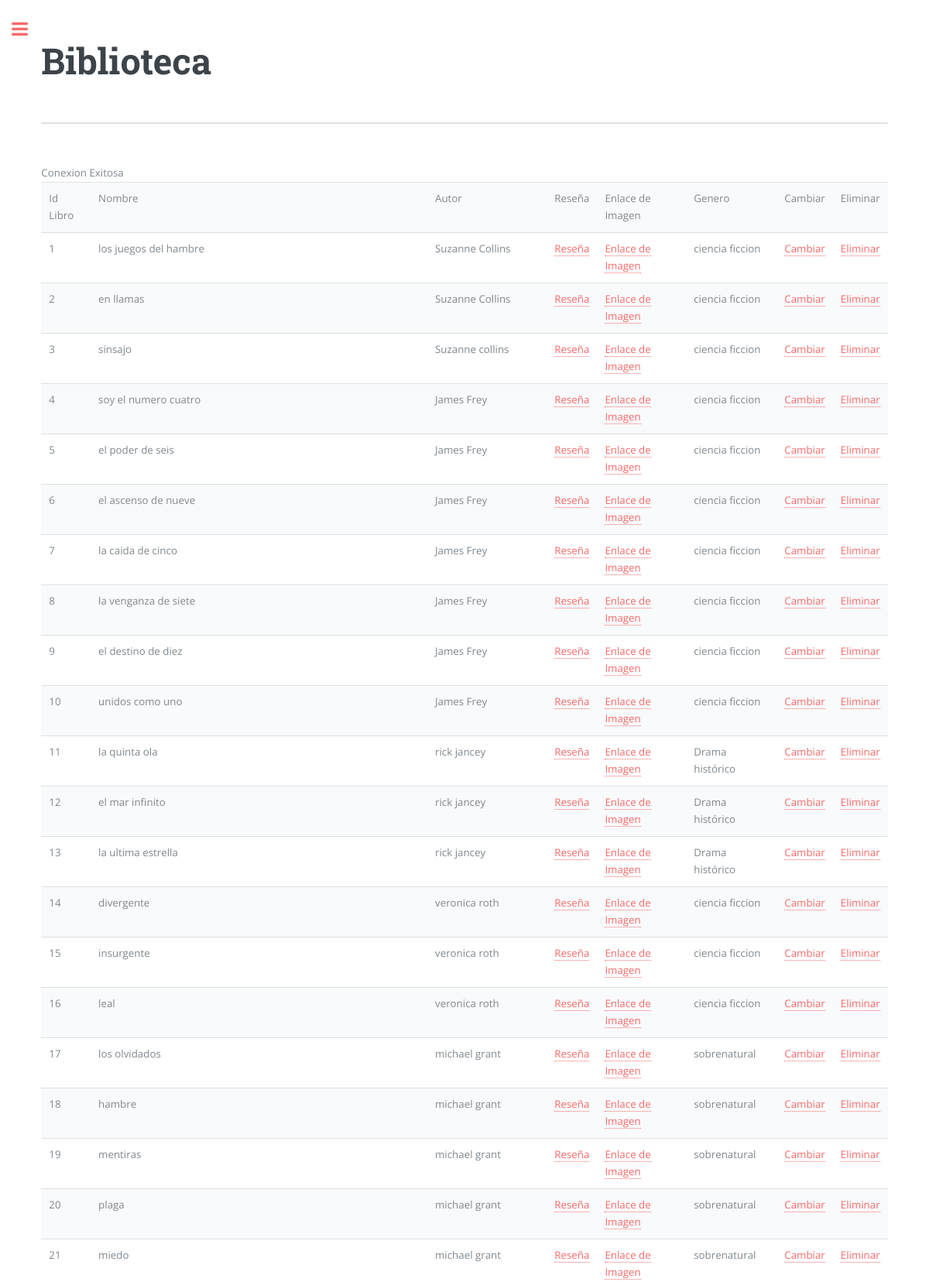
The app's page /change_book.php (upper part) with its own data.
### tables this page shows
CREATE TABLE `books` (
  `id_book` int(11) NOT NULL,
  `name` varchar(100) NOT NULL,
  `author` varchar(25) DEFAULT NULL,
  `reviews` varchar(100) DEFAULT NULL,
  `read_down` varchar(100) DEFAULT NULL,
  `id_gender` int(11) DEFAULT NULL
);

CREATE TABLE `gender` (
  `id_gender` int(11) NOT NULL,
  `gender` varchar(20) NOT NULL
);

### change_book.php (the view, shortened to what this page needs)
<!DOCTYPE HTML>
<html>
	<head>
		<link rel="stylesheet" href="assets/css/main.css" />
	</head>
	<body>
			<div id="wrapper">
					<div id="main">
						<div class="inner">
								<section id="banner">
									<div class="content">
										<header>
											<h1>Biblioteca</h1>
										</header>
									</div>
								</section>
								<section>
<?php
$conexion = mysqli_connect("localhost", "root", "", "library");
if ($conexion) {
    echo 'Conexion Exitosa';
} else {
    echo 'Problemas Al Conectar';
}
$consulta = "select * from books";
$datos = mysqli_query($conexion, $consulta);
echo "<table border='solid'>";
echo "<tr><td>Id Libro</td><td>Nombre</td><td>Autor</td><td>Reseña</td><td>Enlace de Imagen</td><td>Genero</td><td>Cambiar</td><td>Eliminar</td></tr>";
while ($row = mysqli_fetch_array($datos)) {
	$genero = "select * from gender where id_gender=". $row['id_gender'];
	$id_genero = mysqli_query($conexion, $genero);
    echo '<tr>';
    echo "<td>" . $row['id_book'] . "</td>";
    echo "<td>" . $row['name'] . "</td>";
    echo "<td>" . $row['author'] . "</td>";
    echo "<td><a href=".$row['reviews'].">Reseña</a></td>";
    echo "<td><a href=".$row['read_down'].">Enlace de Imagen</a></td>";
    while($data = mysqli_fetch_array($id_genero)){
		echo "<td>" . $data['gender'] . "</td>";
	}
    echo "<td><a href='changes_b.php?codBook=".$row['id_book']."'>Cambiar</a></td>";
	echo "<td><a href='drop_book.php?codBook=".$row['id_book']."'>Eliminar</a></td>";
}
echo '</table>';
?>
								</section>
						</div>
					</div>
			</div>
	</body>
</html>

### assets/css/main.css (style rules this page uses)
html, body, div, span, applet, object, iframe, h1, h2, h3, h4, h5, h6, p, blockquote, pre, a, abbr, acronym, address, big, cite, code, del, dfn, em, img, ins, kbd, q, s, samp, small, strike, strong, sub, sup, tt, var, b, u, i, center, dl, dt, dd, ol, ul, li, fieldset, form, label, legend, table, caption, tbody, tfoot, thead, tr, th, td, article, aside, canvas, details, embed, figure, figcaption, footer, header, hgroup, menu, nav, output, ruby, section, summary, time, mark, audio, video { margin: 0; padding: 0; border: 0; font-size: 100%; font: inherit; vertical-align: baseline; }
article, aside, details, figcaption, figure, footer, header, hgroup, menu, nav, section { display: block; }
body { line-height: 1; }
table { border-collapse: collapse; border-spacing: 0; }
body { -webkit-text-size-adjust: none; }
*, *:before, *:after { -moz-box-sizing: border-box; -webkit-box-sizing: border-box; box-sizing: border-box; }
body { -ms-overflow-style: scrollbar; }
body { background: #ffffff; }
body, input, select, textarea { color: #7f888f; font-family: "Open Sans", sans-serif; font-size: 13pt; font-weight: 400; line-height: 1.65; }
@media screen and (max-width: 1680px) { body, input, select, textarea { font-size: 11pt; } }
@media screen and (max-width: 1280px) { body, input, select, textarea { font-size: 10pt; } }
a { -moz-transition: color 0.2s ease-in-out, border-bottom-color 0.2s ease-in-out; -webkit-transition: color 0.2s ease-in-out, border-bottom-color 0.2s ease-in-out; -ms-transition: color 0.2s ease-in-out, border-bottom-color 0.2s ease-in-out; transition: color 0.2s ease-in-out, border-bottom-color 0.2s ease-in-out; border-bottom: dotted 1px; color: #f56a6a; text-decoration: none; }
h1, h2, h3, h4, h5, h6 { color: #3d4449; font-family: "Roboto Slab", serif; font-weight: 700; line-height: 1.5; margin: 0 0 1em 0; }
h1 { font-size: 4em; margin: 0 0 0.5em 0; line-height: 1.3; }
@media screen and (max-width: 1680px) { h1 { font-size: 3.5em; } }
table { margin: 0 0 2em 0; width: 100%; }
table tbody tr { border: solid 1px rgba(210, 215, 217, 0.75); border-left: 0; border-right: 0; }
table tbody tr:nth-child(2n + 1) { background-color: rgba(230, 235, 237, 0.25); }
table td { padding: 0.75em 0.75em; }
#wrapper { display: -moz-flex; display: -webkit-flex; display: -ms-flex; display: flex; -moz-flex-direction: row-reverse; -webkit-flex-direction: row-reverse; -ms-flex-direction: row-reverse; flex-direction: row-reverse; min-height: 100vh; }
#main { -moz-flex-grow: 1; -webkit-flex-grow: 1; -ms-flex-grow: 1; flex-grow: 1; -moz-flex-shrink: 1; -webkit-flex-shrink: 1; -ms-flex-shrink: 1; flex-shrink: 1; width: 100%; }
#main > .inner { padding: 0 6em 0.1em 6em ; margin: 0 auto; max-width: 110em; }
#main > .inner > section { padding: 6em 0 4em 0 ; border-top: solid 2px rgba(210, 215, 217, 0.75); }
#main > .inner > section:first-of-type { border-top: 0 !important; }
@media screen and (max-width: 1680px) { #main > .inner { padding: 0 5em 0.1em 5em ; } }
@media screen and (max-width: 1680px) { #main > .inner > section { padding: 5em 0 3em 0 ; } }
@media screen and (max-width: 1280px) { #main > .inner { padding: 0 4em 0.1em 4em ; } }
@media screen and (max-width: 1280px) { #main > .inner > section { padding: 4em 0 2em 0 ; } }
#banner { padding: 6em 0 4em 0 ; display: -moz-flex; display: -webkit-flex; display: -ms-flex; display: flex; }
#banner h1 { margin-top: -0.125em; }
#banner .content { -moz-flex-grow: 1; -webkit-flex-grow: 1; -ms-flex-grow: 1; flex-grow: 1; -moz-flex-shrink: 1; -webkit-flex-shrink: 1; -ms-flex-shrink: 1; flex-shrink: 1; width: 50%; }
@media screen and (orientation: portrait) { #banner { -moz-flex-direction: column-reverse; -webkit-flex-direction: column-reverse; -ms-flex-direction: column-reverse; flex-direction: column-reverse; } }
@media screen and (orientation: portrait) { #banner .content { -moz-flex-grow: 0; -webkit-flex-grow: 0; -ms-flex-grow: 0; flex-grow: 0; -moz-flex-shrink: 0; -webkit-flex-shrink: 0; -ms-flex-shrink: 0; flex-shrink: 0; width: 100%; } }

### records on screen
books: id_book "1", name "los juegos del hambre", author "Suzanne Collins"
gender: gender "ciencia ficcion"
books: id_book "2", name "en llamas", author "Suzanne Collins"
books: id_book "3", name "sinsajo", author "Suzanne collins"
books: id_book "4", name "soy el numero cuatro", author "James Frey"
books: id_book "5", name "el poder de seis", author "James Frey"
books: id_book "6", name "el ascenso de nueve", author "James Frey"
books: id_book "7", name "la caida de cinco", author "James Frey"
books: id_book "8", name "la venganza de siete", author "James Frey"
books: id_book "9", name "el destino de diez", author "James Frey"
books: id_book "10", name "unidos como uno", author "James Frey"
books: id_book "11", name "la quinta ola", author "rick jancey"
gender: gender "Drama histórico"
books: id_book "12", name "el mar infinito", author "rick jancey"
books: id_book "13", name "la ultima estrella", author "rick jancey"
books: id_book "14", name "divergente", author "veronica roth"
books: id_book "15", name "insurgente", author "veronica roth"
books: id_book "16", name "leal", author "veronica roth"
books: id_book "17", name "los olvidados", author "michael grant"
gender: gender "sobrenatural"
books: id_book "18", name "hambre", author "michael grant"
books: id_book "19", name "mentiras", author "michael grant"
books: id_book "20", name "plaga", author "michael grant"
books: id_book "21", name "miedo", author "michael grant"
